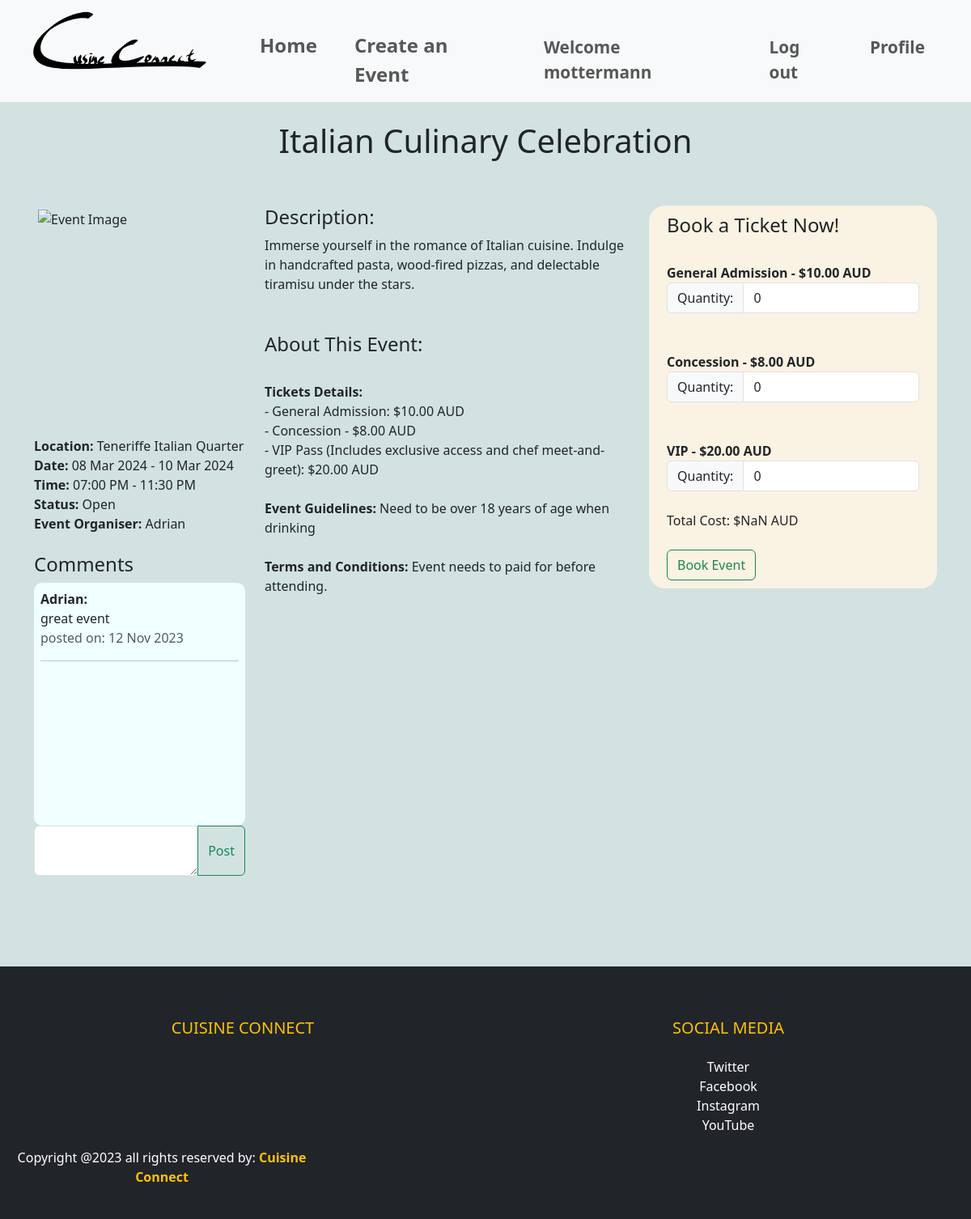
The page /events/event/1 (signed in) on the database its author committed.
### website/models.py (models this page shows, shortened)
class User(db.Model, UserMixin):
    __tablename__='users'
    id = db.Column(db.Integer, primary_key=True)
    name = db.Column(db.String(100), index=True, unique=True, nullable=False)
    emailid = db.Column(db.String(100), index=True, nullable=False)
    contactnumber = db.Column(db.Integer)
    address = db.Column(db.String(15), unique=True, index=True, nullable=True)
    password_hash = db.Column(db.String(255), nullable=False)
    comments = db.relationship('Comment', backref='user')

class Event(db.Model):
    __tablename__ = 'events'
    id = db.Column(db.Integer, primary_key=True)
    name = db.Column(db.String(80), nullable=False)
    location = db.Column(db.String(400), nullable=False)
    start_date = db.Column(db.Date, nullable=False)
    end_date = db.Column(db.Date, nullable=False)
    start_time = db.Column(db.Time, nullable=False)
    end_time = db.Column(db.Time, nullable=False)
    ga_price = db.Column(db.Numeric, nullable=False)
    ga_availability = db.Column(db.Integer, nullable=False)
    concession_price = db.Column(db.Numeric, nullable=False)
    concession_availability = db.Column(db.Integer, nullable=False)
    vip_price = db.Column(db.Numeric, nullable=False)
    vip_availability = db.Column(db.Integer, nullable=False)
    description = db.Column(db.Text, nullable=False)
    image = db.Column(db.String(400), nullable=True)
    event_guidelines = db.Column(db.Text, nullable=True)
    terms_conditions = db.Column(db.Text, nullable=True)
    category = db.Column(db.String(80), nullable=True)
    comments = db.relationship('Comment', backref='event')
    user_id = db.Column(db.Integer, db.ForeignKey('users.id'))
    user = db.relationship('User', backref=db.backref('events', lazy=True))
    is_cancelled = db.Column(db.Boolean, default=False)
    event_bookings = db.relationship('Bookings', back_populates='event', lazy=True)
    @property
    def total_availability(self):
        return (self.concession_availability + self.ga_availability + self.vip_availability)
    @property
    def total_tickets_booked(self):
        return sum(bookings.ga_quantity + bookings.concession_quantity + bookings.vip_quantity for bookings in self.event_bookings)
    @property
    def status(self):
        try:
            if self.is_cancelled:
                return "Cancelled"
            elif self.total_availability == self.total_tickets_booked:
                return "Sold Out"
            elif datetime.combine(self.start_date, self.start_time) < datetime.now():
                return "Inactive"
            else:
                return "Open"
        except Exception as e:
            print(f"Error updating status: {e}")

class Bookings(db.Model):
    __tablename__ = 'bookings'
    id = db.Column(db.Integer, primary_key=True)
    name = db.Column(db.String(80))
    description = db.Column(db.String(200))
    image = db.Column(db.String(400))
    user_id = db.Column(db.Integer, db.ForeignKey('users.id'))
    event_id = db.Column(db.Integer, db.ForeignKey('events.id'))
    event = db.relationship('Event', back_populates='event_bookings', lazy=True)
    ga_quantity = db.Column(db.Integer, default=0)
    concession_quantity = db.Column(db.Integer, default=0)
    vip_quantity = db.Column(db.Integer, default=0)
    booking_time = db.Column(db.DateTime, default=datetime.utcnow)

class Comment(db.Model):
    __tablename__ = 'comments'
    id = db.Column(db.Integer, primary_key=True)
    text = db.Column(db.String(400))
    created_at = db.Column(db.DateTime, default=datetime.now())
    user_id = db.Column(db.Integer, db.ForeignKey('users.id'))
    event_id = db.Column(db.Integer, db.ForeignKey('events.id'))

### website/events.py (the view)
@bp.route('/event/<int:id>')
def event_details(id):
    print(f"Event ID: {id}")
    event = Event.query.get_or_404(id)
    comment_form = CommentForm()
    return render_template('eventDetails.html', event=event, form=comment_form)

### website/forms.py
class CommentForm(FlaskForm):
    text = TextAreaField('Comment', [InputRequired()])
    submit = SubmitField('Post')

### website/templates/eventDetails.html (shortened to what this page needs)
{% extends 'base.html' %}
{% block header %}
<link rel="stylesheet" href="{{ url_for('static', filename='style/style.css') }}">
{% endblock %}
{% block content %}
<div>
    <div class="heading">
        <h1>{{ event.name }}</h1><br><br>
    </div>
    <div class="container">
        <div class="row">
            <div class="col-sm-3">
                <div class="box">
                    <img class="cropImage" src="{{ url_for('static', filename=event.image.split('static/')[1].replace('\\', '/')) }}" alt="Event Image">
                </div>
                <br><b>Location:</b> {{ event.location }}
                <br><b>Date:</b> {{ event.start_date.strftime('%d %b %Y') }} - {{ event.end_date.strftime('%d %b %Y') }}
                <br><b>Time:</b> {{ event.start_time.strftime('%I:%M %p') }} - {{ event.end_time.strftime('%I:%M %p') }}
                <br><b>Status:</b> {{ event.status }}
                <br><b>Event Organiser:</b> {{ event.user.name }}
                <br><br><h4>Comments</h4>
                <div class="overflow-auto reviewsColor">
                    <div class="reviews">
                        {% for comment in event.comments %}
                        <div>
                            <b>{{ comment.user.name }}:</b><br>
                            {{ comment.text }}
                            <div class="text-muted">posted on: {{ comment.created_at.strftime('%d %b %Y') }}</div>
                        </div>
                        <hr class="hr hr-blurry" />
                        {% endfor %}
                    </div>
                </div>
                <form method="post" action="{{ url_for('event.post_comment', event_id=event.id) }}">
                    <div class="input-group mb-3">
                        {{ form.text(class="form-control") }}
                        <button class="btn btn-outline-success" type="submit">Post</button>
                    </div>
                </form>
            </div>
            <div class="col-sm-5">
                <h4>Description:</h4>
                {{ event.description }}
                <br><br><br><h4>About This Event:</h4>
                <br><b>Tickets Details:</b>
                <br>- General Admission: ${{ "%.2f"|format(event.ga_price) }} AUD
                <br>- Concession - ${{ "%.2f"|format(event.concession_price) }} AUD
                <br>- VIP Pass (Includes exclusive access and chef meet-and-greet): ${{ "%.2f"|format(event.vip_price) }} AUD
                <br><br><b>Event Guidelines:</b>
                {{ event.event_guidelines }}
                <br><br><b>Terms and Conditions:</b>
                {{ event.terms_conditions }}
            </div>
            <div class="col-sm-4">
                <div class="formLayout">
                    <div class="container">
                        <h4>Book a Ticket Now!</h4>
                        <form method="post" action="{{ url_for('event.book_event', id=event.id) }}">
                            <br><b>General Admission - ${{ "%.2f"|format(event.ga_price) }} AUD</b><br>
                            <div class="input-group">
                                <div class="input-group-text">Quantity:</div>
                                <input type="number" name="ga_quantity" id="GAquantity" class="form-control" min="0" value="0">
                            </div><br>
                            <br><b>Concession - ${{ "%.2f"|format(event.concession_price) }} AUD</b><br>
                            <div class="input-group">
                                <div class="input-group-text">Quantity:</div>
                                <input type="number" name="concession_quantity" id="concessionquantity" class="form-control" min="0" value="0">
                            </div><br>
                            <br><b>VIP - ${{ "%.2f"|format(event.vip_price) }} AUD</b><br>
                            <div class="input-group">
                                <div class="input-group-text">Quantity:</div>
                                <input type="number" name="vip_quantity" id="VIPquantity" class="form-control" min="0" value="0">
                            </div><br>
                            <div id="totalPrice">Total Cost: $0.00 AUD</div><br>
                            <button class="btn btn-outline-success" type="submit">Book Event</button>
                        </form>
                    </div>
                </div>
            </div>
        </div>
    </div>
</div>
<br><br><br><br>
{% endblock %}

### website/templates/base.html (shortened to what this page needs)
<!DOCTYPE html>
<html lang="en">
    <head>
        <link rel="stylesheet" href="{{url_for('static', filename='style/style.css')}}">
        <link href="https://cdn.jsdelivr.net/npm/bootstrap@5.3.1/dist/css/bootstrap.min.css" rel="stylesheet">
    </head>
    <body class="bGColor">
        <nav class="navbar sticky-top navbar-expand-sm bg-light navbar-light justify-content-center">
            <div class="container-fluid">
                    <ul class="navbar-nav">
                        <li><a class="navbar-brand" href = "{{ url_for('main.index') }}"><img src="{{url_for('static', filename='img/logo.png')}}" style="width:240px;height:90px"></a></li>
                        <li class="nav-item" ><a style="font-size: 150%; padding-top: 30px;" class="nav-link" href = "{{ url_for('main.index') }}"><b>Home</b></a></li>
                        <li class="nav-item" ><a style="font-size: 150%; padding-top: 30px;" class="nav-link" href = "{{ url_for('event.create') }}"><b>Create an Event</b></a></li>
                    </ul>
                    <ul class = "navbar-nav navbar-right">
                        {% if current_user.is_authenticated %}
                        <li class="nav-item" ><a style="font-size: 130%; padding-top: 30px;" class="nav-link" href = "#"><b>Welcome {{current_user.name}}</b></a></li>
                        <li class="nav-item" ><a style="font-size: 130%; padding-top: 30px;" class="nav-link" href = "{{ url_for('auth.logout') }}"><b>Log out</b></a></li>
                        {% else %}
                        <li class="nav-item" ><a style="font-size: 130%; padding-top: 30px;" class="nav-link" href = "{{ url_for('auth.login') }}"><b>Log in</b></a></li>
                        <li class="nav-item" ><a style="font-size: 130%; padding-top: 30px;" class="nav-link" href = "{{ url_for('auth.register') }}"><b>Sign up</b></a></li>
                        {% endif %}
                        {% if current_user.is_authenticated %}
                        <li class="nav-item"><a style="font-size: 130%; padding-right: 30px; padding-top: 30px;" class="nav-link" href = "{{ url_for('event.profile') }}"><b>Profile</b></a></li>
                        {% endif %}
                    </ul>
            </div>
        </nav>
        {% block header %}
        {% endblock %}
    {% block content %}
    {% endblock %}
    <footer class="bg-dark text-white pt-5 pb-4">
        <div class="container-fluid text-center text-md-left">
            <div class="row text-center text-md-left">
                <div class="col-md-3 col-lg-3 col-xl-3 mx-auto mt-3">
                    <h5 class="text-uppercase mb-4 font-weight-bold text-warning">Cuisine Connect</h5>
                </div>
                <div class="col-md-3 col-lg-3 col-xl-3 mx-auto mt-3">
                    <h5 class="text-uppercase mb-4 font-weight-bold text-warning">Social Media</h5>
                    <ul class="list-unstyled">
                        <li>
                            <a href="https://twitter.com/elonmusk" class="text-white" style="text-decoration: none;">Twitter</a>
                        </li>
                        <li>
                            <a href="https://www.facebook.com/zuck/" class="text-white" style="text-decoration: none;">Facebook</a>
                        </li>
                        <li>
                            <a href="https://www.instagram.com/cats_of_instagram" class="text-white" style="text-decoration: none;">Instagram</a>
                        </li>
                        <li>
                            <a href="https://www.youtube.com/watch?v=dQw4w9WgXcQ&t=1s" class="text-white" style="text-decoration: none;">YouTube</a>
                        </li>
                    </ul>
                </div>
            </div>
            <div class="row">
                <div class="col-md-4 col-lg-4">
                    <p>Copyright @2023 all rights reserved by:
                        <strong class="text-warning">Cuisine Connect</strong>
                    </p>
                </div>
            </div>
        </div>
      </footer>
    </body>
</html>

### website/static/style/style.css (style rules this page uses)
.heading { text-align: center; padding-top: 2%; }
.box { position: relative; width:100%; border: 5px solid rgba(196, 218, 216, 0); }
.box::before { content: ""; display: block; padding-top: 100%; }
.cropImage { position: absolute; top: 0; left: 0; width: 100%; height: 100%; object-fit: cover; }
.bGColor { background-color: rgba(196, 218, 216, 0.767); }
.navbar-nav > li { padding-left: 15px; padding-right: 15px; }
.formLayout { background-color: rgb(250, 242, 226); padding: 10px; border-radius: 20px; }
.reviews { height: 300px; padding: 8px; }
.reviewsColor { background-color: azure; border-radius: 10px; }

### rows shown on the page
User: name "mottermann"
Event: name "Italian Culinary Celebration", location "Teneriffe Italian Quarter", start_date "08 Mar 2024", end_date "10 Mar 2024", start_time "07:00 PM", end_time "11:30 PM", status "Open", description "Immerse yourself in the romance of Italian cuisine. Indulge in handcrafted pasta, wood-fired pizzas, and delectable tiramisu under the stars.", ga_price "10.00", concession_price "8.00", vip_price "20.00", event_guidelines "Need to be over 18 years of age when drinking", terms_conditions "Event needs to paid for before attending."
User: user.name "Adrian"
Comment: user.name "Adrian", text "great event", created_at "12 Nov 2023"
